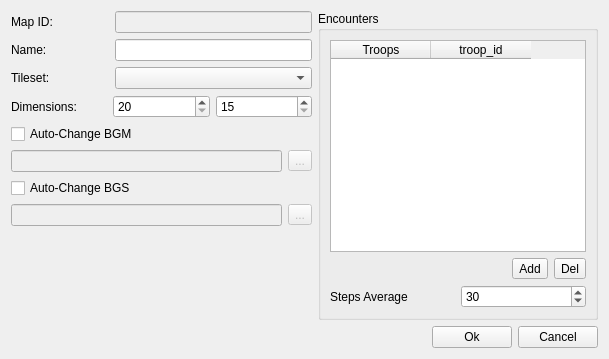
<?xml version="1.0" encoding="UTF-8"?>
<ui version="4.0">
 <class>MapPropertiesDialog</class>
 <widget class="QWidget" name="MapPropertiesDialog">
  <property name="windowModality">
   <enum>Qt::ApplicationModal</enum>
  </property>
  <property name="geometry">
   <rect>
    <x>0</x>
    <y>0</y>
    <width>609</width>
    <height>359</height>
   </rect>
  </property>
  <property name="windowTitle">
   <string>YaRXP - Map Properties</string>
  </property>
  <layout class="QGridLayout" name="gridLayout_4">
   <item row="1" column="0">
    <layout class="QGridLayout" name="gridLayout_2">
     <item row="3" column="0">
      <widget class="QLineEdit" name="line_bgs">
       <property name="enabled">
        <bool>false</bool>
       </property>
       <property name="readOnly">
        <bool>true</bool>
       </property>
      </widget>
     </item>
     <item row="1" column="0">
      <widget class="QLineEdit" name="line_bgm">
       <property name="enabled">
        <bool>false</bool>
       </property>
       <property name="readOnly">
        <bool>true</bool>
       </property>
      </widget>
     </item>
     <item row="1" column="1">
      <widget class="QToolButton" name="button_bgm">
       <property name="enabled">
        <bool>false</bool>
       </property>
       <property name="text">
        <string>...</string>
       </property>
      </widget>
     </item>
     <item row="3" column="1">
      <widget class="QToolButton" name="button_bgs">
       <property name="enabled">
        <bool>false</bool>
       </property>
       <property name="text">
        <string>...</string>
       </property>
      </widget>
     </item>
     <item row="2" column="0" colspan="2">
      <widget class="QCheckBox" name="check_auto_change_bgs">
       <property name="text">
        <string>Auto-Change BGS</string>
       </property>
      </widget>
     </item>
     <item row="0" column="0" colspan="2">
      <widget class="QCheckBox" name="check_auto_change_bgm">
       <property name="text">
        <string>Auto-Change BGM</string>
       </property>
      </widget>
     </item>
    </layout>
   </item>
   <item row="0" column="0">
    <layout class="QGridLayout" name="gridLayout">
     <item row="1" column="0">
      <widget class="QLabel" name="label">
       <property name="text">
        <string>Name:</string>
       </property>
      </widget>
     </item>
     <item row="2" column="0">
      <widget class="QLabel" name="label_2">
       <property name="text">
        <string>Tileset:</string>
       </property>
      </widget>
     </item>
     <item row="3" column="0" colspan="3">
      <layout class="QHBoxLayout" name="horizontalLayout">
       <item>
        <widget class="QLabel" name="label_3">
         <property name="text">
          <string>Dimensions:</string>
         </property>
        </widget>
       </item>
       <item>
        <widget class="QSpinBox" name="spin_x">
         <property name="minimum">
          <number>20</number>
         </property>
         <property name="maximum">
          <number>500</number>
         </property>
        </widget>
       </item>
       <item>
        <widget class="QSpinBox" name="spin_y">
         <property name="minimum">
          <number>15</number>
         </property>
         <property name="maximum">
          <number>500</number>
         </property>
        </widget>
       </item>
      </layout>
     </item>
     <item row="0" column="0">
      <widget class="QLabel" name="label_4">
       <property name="text">
        <string>Map ID:</string>
       </property>
      </widget>
     </item>
     <item row="0" column="1" colspan="2">
      <widget class="QLineEdit" name="line_id">
       <property name="enabled">
        <bool>false</bool>
       </property>
      </widget>
     </item>
     <item row="1" column="1" colspan="2">
      <widget class="QLineEdit" name="line_name"/>
     </item>
     <item row="2" column="1" colspan="2">
      <widget class="QComboBox" name="combo_tileset"/>
     </item>
    </layout>
   </item>
   <item row="3" column="0" colspan="2">
    <layout class="QHBoxLayout" name="horizontalLayout_2">
     <item>
      <spacer name="horizontalSpacer">
       <property name="orientation">
        <enum>Qt::Horizontal</enum>
       </property>
       <property name="sizeHint" stdset="0">
        <size>
         <width>40</width>
         <height>20</height>
        </size>
       </property>
      </spacer>
     </item>
     <item>
      <widget class="QPushButton" name="button_ok">
       <property name="text">
        <string>Ok</string>
       </property>
      </widget>
     </item>
     <item>
      <widget class="QPushButton" name="button_cancel">
       <property name="text">
        <string>Cancel</string>
       </property>
      </widget>
     </item>
    </layout>
   </item>
   <item row="2" column="0">
    <spacer name="verticalSpacer">
     <property name="orientation">
      <enum>Qt::Vertical</enum>
     </property>
     <property name="sizeHint" stdset="0">
      <size>
       <width>20</width>
       <height>40</height>
      </size>
     </property>
    </spacer>
   </item>
   <item row="0" column="1" rowspan="3">
    <widget class="QGroupBox" name="groupBox">
     <property name="title">
      <string>Encounters</string>
     </property>
     <layout class="QGridLayout" name="gridLayout_3">
      <item row="2" column="0">
       <widget class="QLabel" name="label_5">
        <property name="text">
         <string>Steps Average</string>
        </property>
       </widget>
      </item>
      <item row="0" column="0" colspan="2">
       <widget class="QTableWidget" name="table_encounters">
        <column>
         <property name="text">
          <string>Troops</string>
         </property>
        </column>
        <column>
         <property name="text">
          <string>troop_id</string>
         </property>
        </column>
       </widget>
      </item>
      <item row="2" column="1">
       <widget class="QSpinBox" name="spin_steps">
        <property name="minimum">
         <number>1</number>
        </property>
        <property name="maximum">
         <number>999</number>
        </property>
        <property name="value">
         <number>30</number>
        </property>
       </widget>
      </item>
      <item row="1" column="0" colspan="2">
       <layout class="QHBoxLayout" name="horizontalLayout_3">
        <item>
         <spacer name="horizontalSpacer_2">
          <property name="orientation">
           <enum>Qt::Horizontal</enum>
          </property>
          <property name="sizeHint" stdset="0">
           <size>
            <width>40</width>
            <height>20</height>
           </size>
          </property>
         </spacer>
        </item>
        <item>
         <widget class="QToolButton" name="button_add">
          <property name="text">
           <string>Add</string>
          </property>
         </widget>
        </item>
        <item>
         <widget class="QToolButton" name="button_del">
          <property name="text">
           <string>Del</string>
          </property>
         </widget>
        </item>
       </layout>
      </item>
     </layout>
    </widget>
   </item>
  </layout>
 </widget>
 <tabstops>
  <tabstop>line_id</tabstop>
  <tabstop>line_name</tabstop>
  <tabstop>combo_tileset</tabstop>
  <tabstop>spin_x</tabstop>
  <tabstop>spin_y</tabstop>
 </tabstops>
 <resources/>
 <connections>
  <connection>
   <sender>check_auto_change_bgm</sender>
   <signal>toggled(bool)</signal>
   <receiver>line_bgm</receiver>
   <slot>setEnabled(bool)</slot>
   <hints>
    <hint type="sourcelabel">
     <x>22</x>
     <y>176</y>
    </hint>
    <hint type="destinationlabel">
     <x>67</x>
     <y>214</y>
    </hint>
   </hints>
  </connection>
  <connection>
   <sender>check_auto_change_bgm</sender>
   <signal>toggled(bool)</signal>
   <receiver>button_bgm</receiver>
   <slot>setEnabled(bool)</slot>
   <hints>
    <hint type="sourcelabel">
     <x>211</x>
     <y>175</y>
    </hint>
    <hint type="destinationlabel">
     <x>311</x>
     <y>201</y>
    </hint>
   </hints>
  </connection>
  <connection>
   <sender>check_auto_change_bgs</sender>
   <signal>toggled(bool)</signal>
   <receiver>line_bgs</receiver>
   <slot>setEnabled(bool)</slot>
   <hints>
    <hint type="sourcelabel">
     <x>39</x>
     <y>247</y>
    </hint>
    <hint type="destinationlabel">
     <x>65</x>
     <y>271</y>
    </hint>
   </hints>
  </connection>
  <connection>
   <sender>check_auto_change_bgs</sender>
   <signal>toggled(bool)</signal>
   <receiver>button_bgs</receiver>
   <slot>setEnabled(bool)</slot>
   <hints>
    <hint type="sourcelabel">
     <x>221</x>
     <y>246</y>
    </hint>
    <hint type="destinationlabel">
     <x>312</x>
     <y>276</y>
    </hint>
   </hints>
  </connection>
 </connections>
</ui>
